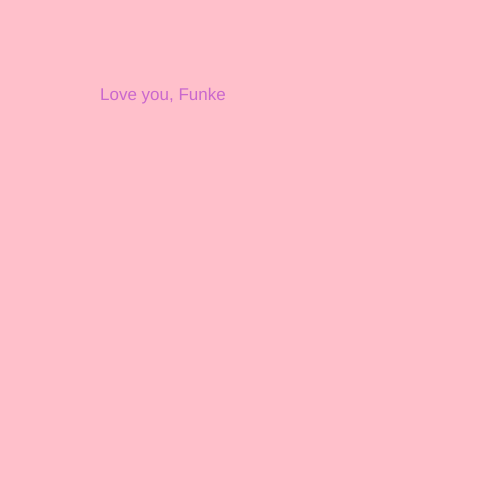
Frame 1 (no input)
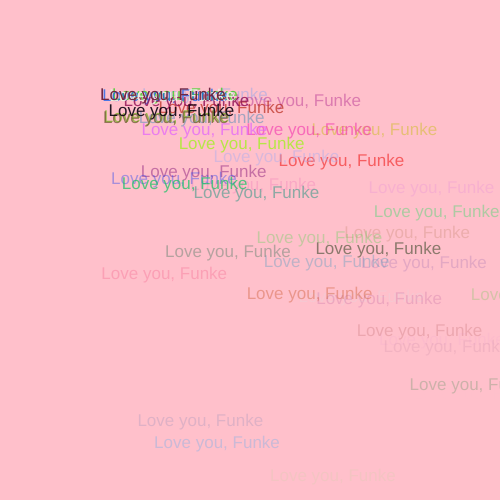
Frame 60 (no input)
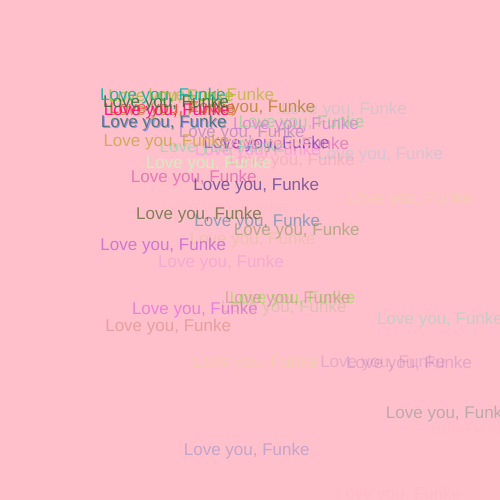
Frame 120 (the mouse pressed at the canvas centre since frame 60)

The p5.js sketch that drew these frames (run headless with seeded random() and noise() and a simulated clock; from frame 60 on, the mouse is pressed at the canvas centre):

// p5.js sketch
// ── sketch.js
let cars = [];

function setup() {
  createCanvas(500, 500);

  // Spawn one object
  // for (let i = 0; i < 20; i++) {
  //   cars.push(new Car());
  // }
  noStroke();
}

function draw() {
  background("pink");
  cars.push(new Car());

  for (let i = 0; i < cars.length; i++) {
    cars[i].display();
    cars[i].move();
    if (cars[i].a <= 0)
      cars.splice(i, 1);
    fill("white");
  }
}

class Car {
  // constructor
  constructor() {
    this.pos = createVector(100, 100); // initialize your attributes here
    this.vel = createVector(random(10), random(10));
    this.r = random(255);
    this.g = random(255);
    this.b = random(255);
    this.a = random(200, 255);
    //this.s = random(5, 20)
  }

  // methods

  display() {
    fill(this.r, this.g, this.b, this.a);
    textSize(17)
    text("Love you, Funke", this.pos.x, this.pos.y, this.s);
  }

  move() {
    this.pos.add(this.vel);
    this.a = this.a -5;
    // if (this.pos.x > width) this.pos.x = 0;
    // if (this.pos.x < 0) this.pos.x = width;
    // if (this.pos.y > height) this.pos.y = 0;
    // if (this.pos.x < 0) this.pos.y = height;
  }
}
